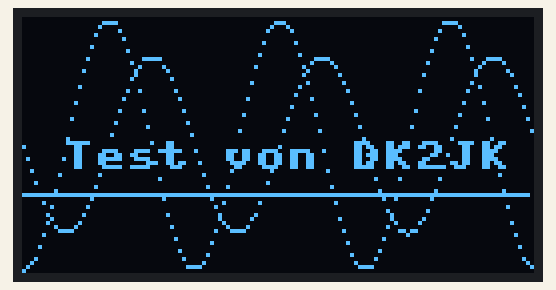
This program was run on a simulated ESP32 board running MicroPython. On the bench: 128×64 one-colour display. Library files of the repository ran but are not shown: ssd1306.py. At 0.2 s the program stops and its outputs stay as they are.

Above: at 0.3 s.

The program:

display_sinus.py
```python
# ************ display_sinus.py ****************

from  machine import Pin,I2C
import ssd1306
from time import sleep

i2c = I2C(scl=Pin(22), sda=Pin(21), freq=100000)
#i2c  = machine.I2C( scl=machine.Pin(PIN_CLOCK), sda=machine.Pin(PIN_DATA) )
oled = ssd1306.SSD1306_I2C( 128, 64, i2c, 0x3c )

from math import pi, sin,cos


for grad in range ( 0,128):
    step= 6*pi/128
    y= 32+ 22*sin( grad*step)
    z= 32+ 31*cos( grad*step)
    oled.pixel(grad,int(y),1)
    oled.pixel(grad,int(z),1)
oled.text("Test von DK2JK",10,31)
oled.hline(0,44,127,1)
oled.show()
```
